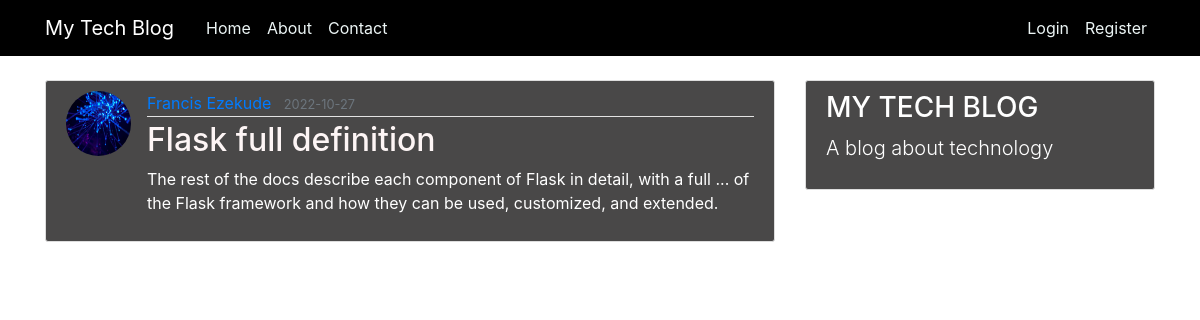
Screenshot of /post/2 with the database file from the repository.
### flaskblog/models.py (models this page shows, shortened)
class User(db.Model, UserMixin):
    id = db.Column(db.Integer, primary_key=True)
    username = db.Column(db.String(20), unique=True, nullable=False)
    email = db.Column(db.String(120), unique=True, nullable=False)
    image_file = db.Column(db.String(20), nullable=False, default='default.jpg')
    password = db.Column(db.String(60), nullable=False)
    posts = db.relationship('Post', backref='author', lazy=True)

class Post(db.Model):
    id = db.Column(db.Integer, primary_key=True)
    title = db.Column(db.String(100), nullable=False)
    date_posted = db.Column(db.DateTime, nullable=False, default=datetime.utcnow)
    content = db.Column(db.Text, nullable=False)
    user_id = db.Column(db.Integer, db.ForeignKey('user.id'), nullable=False)

### flaskblog/posts/routes.py (the view)
@posts.route("/post/<int:post_id>")
def post(post_id):
    post = Post.query.get_or_404(post_id)
    return render_template('post.html', title=post.title, post=post)

### flaskblog/templates/post.html (shortened to what this page needs)
{% extends "layout.html" %}
{% block content %}
  <article class="media content-section">
    <img class="rounded-circle article-img" src="{{ url_for('static', filename='profile_pics/' + post.author.image_file) }}">
    <div class="media-body">
      <div class="article-metadata">
        <a class="mr-2" href="{{ url_for('users.user_posts', username=post.author.username) }}">{{ post.author.username }}</a>
        <small class="text-muted">{{ post.date_posted.strftime('%Y-%m-%d') }}</small>
      </div>
      <h2 class="article-title">{{ post.title }}</h2>
      <p class="article-content">{{ post.content }}</p>
    </div>
  </article>
{% endblock content %}

### flaskblog/static/main.css (style rules this page uses)
body::before { content: " "; height: 40px; }
.fmm h3, p { color: #fff; }
body { background: #fff; color: #27272b; margin-top: 5rem; }
h1, h2, h3, h4, h5, h6 { color: #140f0f; }
.content-section { background: #494848; color: #fff; padding: 10px 20px; border: 1px solid #dddddd; border-radius: 3px; margin-bottom: 20px; }
.article-title { color: #fdf5f5; }
.article-content { white-space: pre-line; }
.article-img { height: 65px; width: 65px; margin-right: 16px; }
.article-metadata { padding-bottom: 1px; margin-bottom: 4px; border-bottom: 1px solid #e3e3e3 }

### rows the page displays
User: image_file (placeholder picture), author.username "Francis Ezekude"
Post: date_posted "2022-10-27", title "Flask full definition", content "The rest of the docs describe each component of Flask in detail, with a full ... of the Flask framework and how they can be used, customized, and extended."
